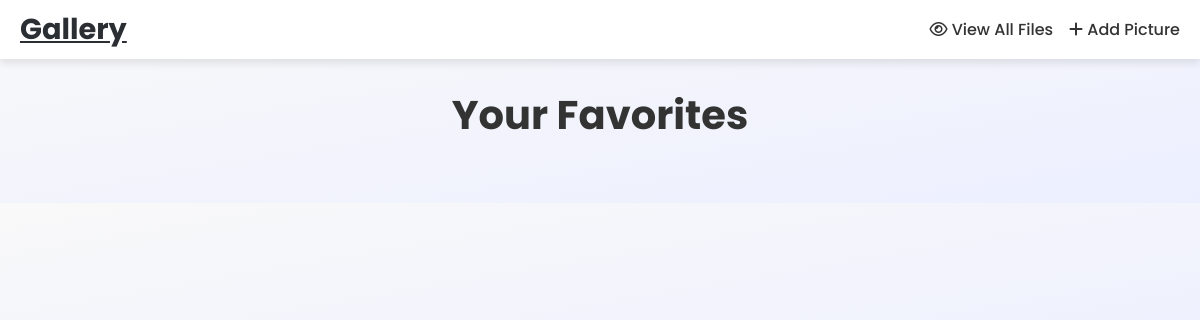
The page /fav (signed in) on the database as committed earlier.
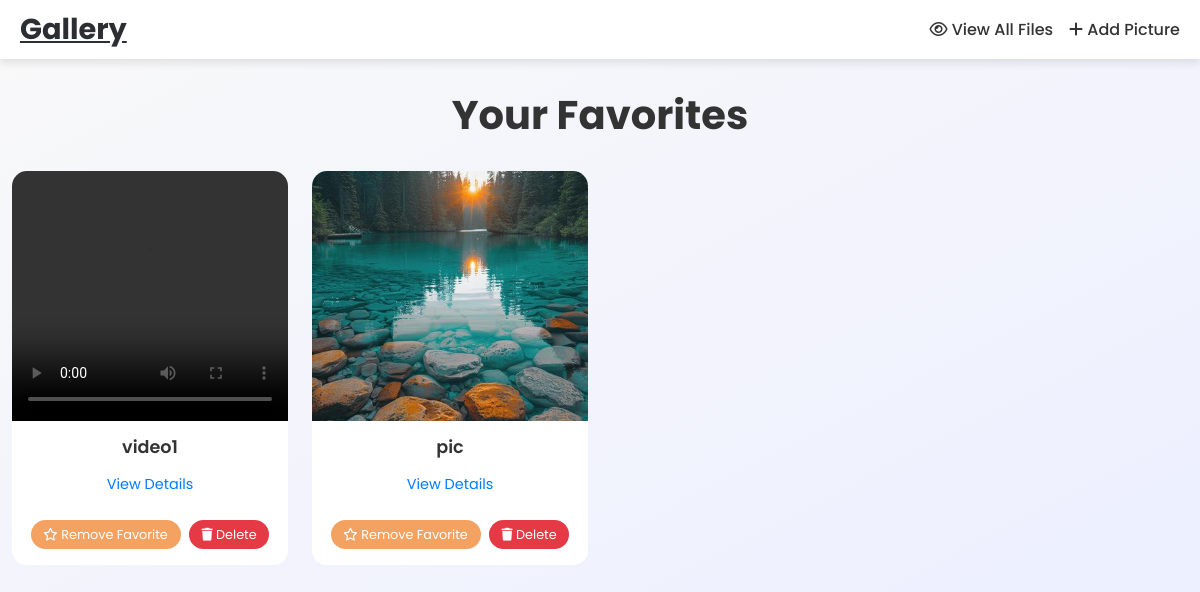
The same page on the database as committed later.
### app/models.py (models this page shows, shortened)
class favorite(models.Model):
    user=models.ForeignKey(User,on_delete=models.CASCADE)
    gallery=models.ForeignKey(gallery,on_delete=models.CASCADE)
    date=models.DateField(auto_now_add=True)

class gallery (models.Model):
    user=models.ForeignKey(User,on_delete=models.CASCADE)
    file_id=models.TextField()
    name = models.TextField()
    file = models.FileField()
    images=models.BooleanField(default=False)
    video=models.BooleanField(default=False)
    audio=models.BooleanField(default=False)
    others=models.BooleanField(default=False)

### app/views.py (the view)
# urls.py: path('fav',views.favorites_page),
def favorites_page(request):
    user =User.objects.get(username=request.user.username)
    favorites = favorite.objects.filter( user=user)[::-1]
    return render(request, 'user_side/favorite.html' , {'favorites': favorites})

### templates/user_side/favorite.html (shortened to what this page needs)
<!DOCTYPE html>
<html lang="en">
<head>
    <link href="https://cdn.jsdelivr.net/npm/bootstrap@5.3.3/dist/css/bootstrap.min.css" rel="stylesheet">
    <link rel="stylesheet" href="https://cdnjs.cloudflare.com/ajax/libs/font-awesome/6.6.0/css/all.min.css">
</head>
<body>
    <nav class="navbar navbar-expand-lg sticky-top">
        <a href="../index" id="logo">Gallery</a>
        <div class="container">
            <div class="collapse navbar-collapse" id="navbarContent">
                <ul class="navbar-nav ms-auto">
                    <li class="nav-item">
                        <a class="nav-link" href="../view_all_file"><i class="fa-regular fa-eye"></i> View All Files</a>
                    </li>
                    <li class="nav-item">
                        <a class="nav-link" href="../add"><i class="fa-solid fa-plus"></i> Add Picture</a>
                    </li>
                </ul>
            </div>
        </div>
    </nav>
    <div id="container" class="container">
        <h1>Your Favorites</h1>
        <div class="row">
            {% for fav in favorites %}
            <div class="col-md-4 col-lg-3 mb-4">
                <div class="card">
                    {% if fav.gallery.images %}
                    <img src="{{ fav.gallery.file.url }}" class="img-fluid" alt="Image">
                    {% elif fav.gallery.video %}
                    <video controls>
                        <source src="{{ fav.gallery.file.url }}" type="video/mp4">
                    </video>
                    {% elif fav.gallery.audio %}
                    <div class="p-3">
                        <audio controls>
                            <source src="{{ fav.gallery.file.url }}" type="audio/mpeg">
                        </audio>
                    </div>
                    {% else %}
                    <div class="p-3">
                        <a href="{{ fav.gallery.file.url }}" download>Download File</a>
                    </div>
                    {% endif %}
                    <div class="card-body">
                        <h5>{{ fav.gallery.name }}</h5>
                        <a href="details/{{ fav.gallery.file_id }}">View Details</a>
                        <div class="d-flex justify-content-center gap-2 mt-3">
                            <button class="btn-action btn-fav"
                                onclick="window.location.href='remove_fav/{{ fav.gallery.id }}'">
                                <i class="fa-regular fa-star"></i> Remove Favorite
                            </button>
                            <button class="btn-action btn-delete"
                                onclick="window.location.href='fav_delete/{{ fav.gallery.id }}'">
                                <i class="fa-solid fa-trash"></i> Delete
                            </button>
                        </div>
                    </div>
                </div>
            </div>
            {% endfor %}
        </div>
    </div>
</body>
</html>

Rows that differ between the two databases and show on the page:
added favorite: gallery.name "video1"
added favorite: gallery.file (picture), gallery.name "pic"
